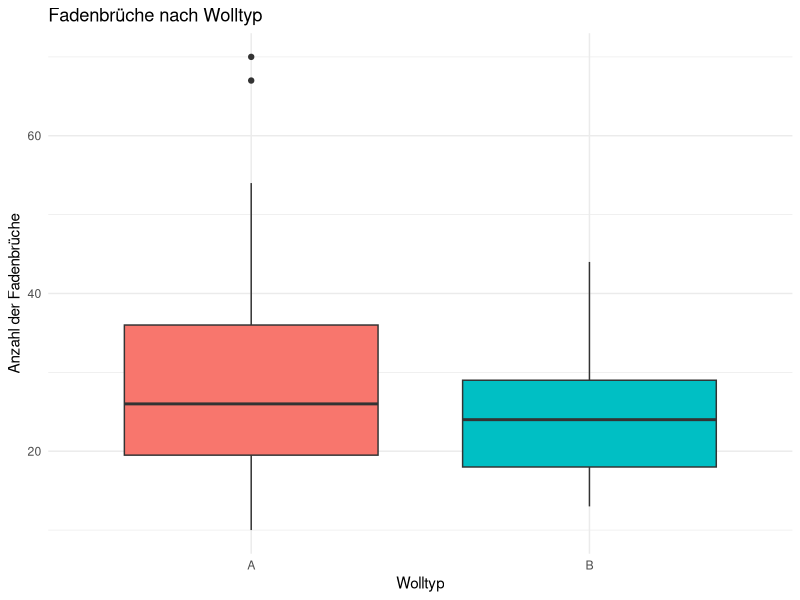
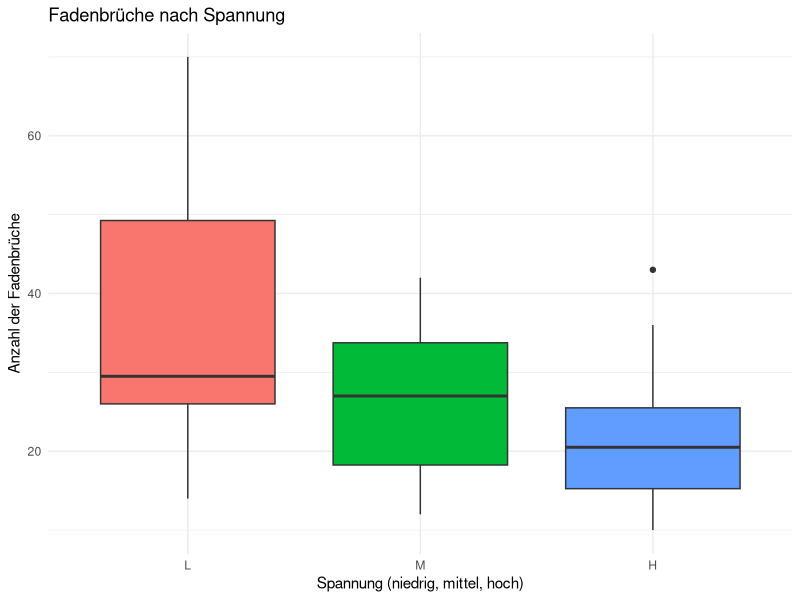
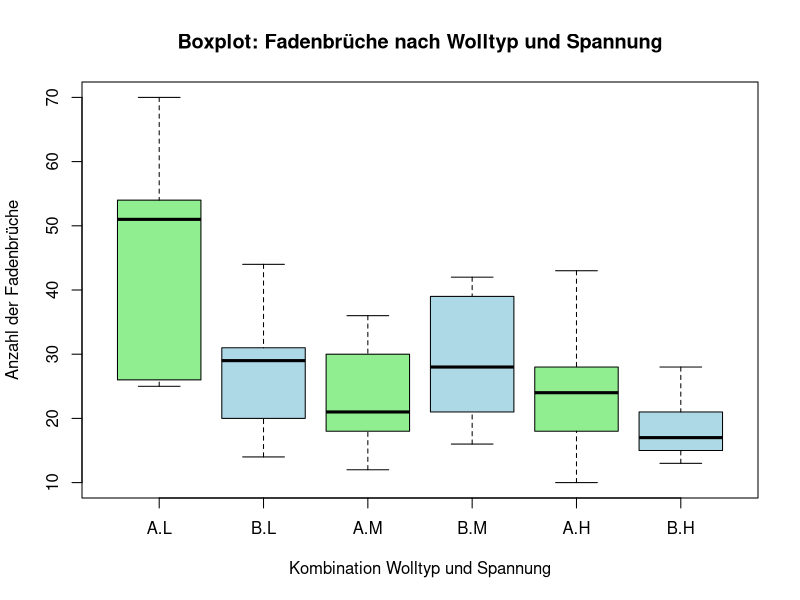
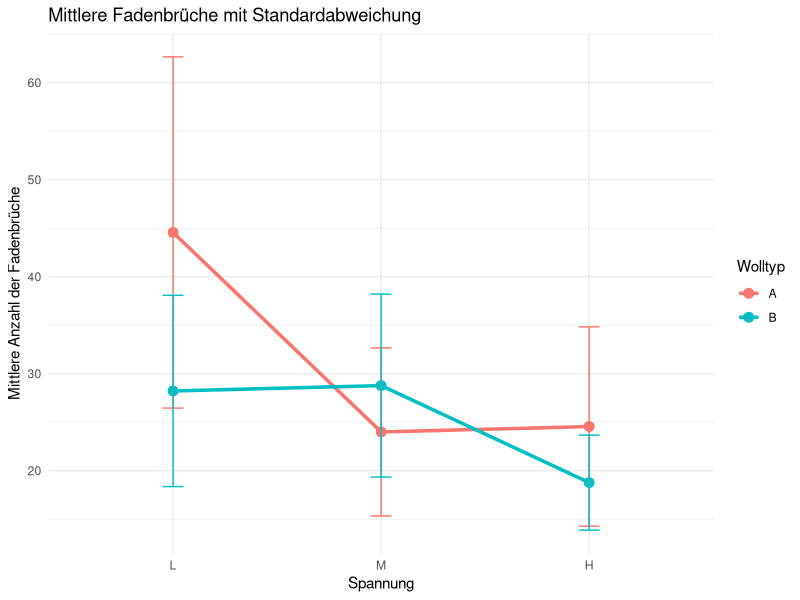

These figures' R source, in order:
## ---- chunk 1
# Installation falls erforderlich
packages <- c("tidyverse")
installed <- packages %in% rownames(installed.packages())
if (any(!installed)) install.packages(packages[!installed])

library(tidyverse)
## ---- chunk 2
# Zeige die ersten Zeilen
head(warpbreaks)

# Struktur und Variablen prüfen
str(warpbreaks)
## ---- chunk 3
# Häufigkeitstabelle der Wolltypen
wool_tabelle <- table(warpbreaks$wool)
print(wool_tabelle)

# dplyr-Alternative
warpbreaks %>% count(wool)
## ---- chunk 4
# Kreuztabelle Wolle und Spannung
wool_tension_tbl <- table(warpbreaks$wool, warpbreaks$tension)
print(wool_tension_tbl)

warpbreaks %>% count(wool, tension)

# Zusammenfassung der Daten
summary(warpbreaks)
## ---- chunk 5
# Lage- und Streuungsmaße der Fadenbrüche
mean(warpbreaks$breaks)
median(warpbreaks$breaks)
sd(warpbreaks$breaks)
var(warpbreaks$breaks)
range(warpbreaks$breaks)

# Gruppierte Lagemaße nach Wolltyp
warpbreaks %>%
  group_by(wool) %>%
  summarise(
    mean_brk = mean(breaks),
    median_brk = median(breaks),
    std_brk = sd(breaks)
  )

# Gruppierte Lagemaße nach Wolltyp und Spannung
kombi <- warpbreaks %>%
  group_by(wool, tension) %>%
  summarise(
    mean_break = mean(breaks),
    std_break = sd(breaks)
  )
print(kombi)

# Alternative mit aggregate (Basis R)
aggregate(breaks ~ wool + tension, data = warpbreaks, FUN = mean)
aggregate(breaks ~ wool + tension, data = warpbreaks, FUN = sd)
## ---- chunk 6
# Boxplot nach Wolltyp

ggplot(warpbreaks, aes(x = wool, y = breaks, fill = wool)) +
geom_boxplot() +
labs(
title = "Fadenbrüche nach Wolltyp",
x = "Wolltyp",
y = "Anzahl der Fadenbrüche"
) +
theme_minimal() +
theme(legend.position = "none")

## ---- chunk 7
# Boxplot nach Spannung

ggplot(warpbreaks, aes(x = tension, y = breaks, fill = tension)) +
geom_boxplot() +
labs(
title = "Fadenbrüche nach Spannung",
x = "Spannung (niedrig, mittel, hoch)",
y = "Anzahl der Fadenbrüche"
) +
theme_minimal() +
theme(legend.position = "none")

## ---- chunk 8
# Kombinierter Boxplot: Wolltyp × Spannung 

boxplot(breaks ~ wool * tension, data = warpbreaks,
        col = c('lightgreen', 'lightblue'),
        main = 'Boxplot: Fadenbrüche nach Wolltyp und Spannung',
        xlab = 'Kombination Wolltyp und Spannung',
        ylab = 'Anzahl der Fadenbrüche')

## ---- chunk 9
# Mittelwerte mit Fehlerbalken

warpbreaks %>%
group_by(wool, tension) %>%
summarise(
mean_breaks = mean(breaks),
sd_breaks = sd(breaks)
) %>%
ggplot(aes(x = tension, y = mean_breaks, color = wool, group = wool)) +
geom_line(size = 1.2) +
geom_point(size = 3) +
geom_errorbar(aes(ymin = mean_breaks - sd_breaks, ymax = mean_breaks + sd_breaks), width = 0.1) +
labs(
title = "Mittlere Fadenbrüche mit Standardabweichung",
x = "Spannung",
y = "Mittlere Anzahl der Fadenbrüche",
color = "Wolltyp"
) +
theme_minimal()

## ---- chunk 10
# Identifikation der Gruppe mit den wenigsten Fadenbrüchen

warpbreaks %>%
group_by(wool, tension) %>%
summarise(mean_breaks = mean(breaks)) %>%
arrange(mean_breaks)
